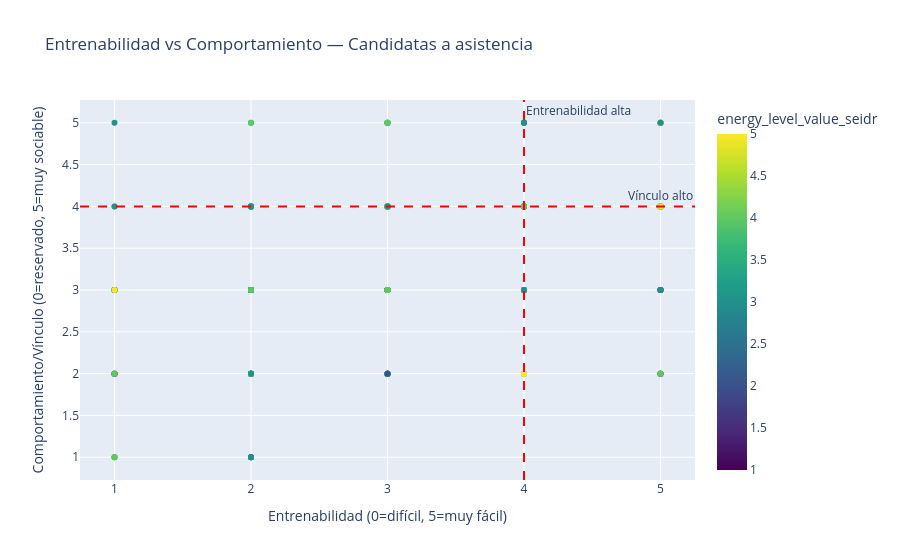

The notebook cell saved with this chart:
### Markdown cell above
## Conclusión — Distribución de energía

La mayoría de razas AKC tienen nivel de energía 3-4 (moderado-alto).
Las razas con energía 1-2 (muy tranquilas) son escasas: solo 20 razas.
Esto es relevante para perfiles con SPD, TEA o hipersensibilidad sensorial
que necesitan un compañero de baja estimulación.

### Code cell
# ============================================================
# VISUALIZACIÓN 3 — Comparativa entrenabilidad vs comportamiento
# ============================================================

# Scatter plot: relación entre entrenabilidad y comportamiento
# Cada punto es una raza — buscamos las que tienen ambos valores altos
fig3 = px.scatter(
    df,                                    # datos
    x='trainability_value_seidr',          # eje X: entrenabilidad (0-5)
    y='demeanor_value_seidr',              # eje Y: comportamiento/vínculo (0-5)
    hover_name='breed',                    # al pasar el ratón muestra el nombre de la raza
    color='energy_level_value_seidr',      # color según nivel de energía
    color_continuous_scale='Viridis',      # paleta de colores
    title='Entrenabilidad vs Comportamiento — Candidatas a asistencia',
    size_max=10                            # tamaño máximo de los puntos
)

fig3.update_layout(
    xaxis_title='Entrenabilidad (0=difícil, 5=muy fácil)',
    yaxis_title='Comportamiento/Vínculo (0=reservado, 5=muy sociable)',
)

# Añadir líneas de referencia para identificar el cuadrante ideal
fig3.add_hline(y=4, line_dash='dash', line_color='red',   # línea horizontal en y=4
               annotation_text='Vínculo alto')
fig3.add_vline(x=4, line_dash='dash', line_color='red',   # línea vertical en x=4
               annotation_text='Entrenabilidad alta')

fig3.show()  # mostrar gráfico

### Figure 1 — Plotly figure (JSON) as saved in the notebook; plotly's stock layout.template omitted (floating-point values rounded to 4 significant figures; data arrays with more than 128 entries replaced by an {"elided": "..."} marker saying what was removed)
{"data": [{"hovertemplate": "<b>%{hovertext}</b><br><br>trainability_value_seidr=%{x}<br>demeanor_value_seidr=%{y}<br>energy_level_value_seidr=%{marker.color}<extra></extra>", "hovertext": {"elided": "277 str values"}, "legendgroup": "", "marker": {"color": {"elided": "277 int values"}, "coloraxis": "coloraxis", "symbol": "circle"}, "mode": "markers", "name": "", "orientation": "v", "showlegend": false, "type": "scatter", "x": {"elided": "277 int values"}, "xaxis": "x", "y": {"elided": "277 int values"}, "yaxis": "y"}], "layout": {"annotations": [{"showarrow": false, "text": "Vínculo alto", "x": 1, "xanchor": "right", "xref": "x domain", "y": 4, "yanchor": "bottom", "yref": "y"}, {"showarrow": false, "text": "Entrenabilidad alta", "x": 4, "xanchor": "left", "xref": "x", "y": 1, "yanchor": "top", "yref": "y domain"}], "coloraxis": {"colorbar": {"title": {"text": "energy_level_value_seidr"}}, "colorscale": [[0, "#440154"], [0.1111, "#482878"], [0.2222, "#3e4989"], [0.3333, "#31688e"], [0.4444, "#26828e"], [0.5556, "#1f9e89"], [0.6667, "#35b779"], [0.7778, "#6ece58"], [0.8889, "#b5de2b"], [1, "#fde725"]]}, "legend": {"tracegroupgap": 0}, "shapes": [{"line": {"color": "red", "dash": "dash"}, "type": "line", "x0": 0, "x1": 1, "xref": "x domain", "y0": 4, "y1": 4, "yref": "y"}, {"line": {"color": "red", "dash": "dash"}, "type": "line", "x0": 4, "x1": 4, "xref": "x", "y0": 0, "y1": 1, "yref": "y domain"}], "title": {"text": "Entrenabilidad vs Comportamiento — Candidatas a asistencia"}, "xaxis": {"anchor": "y", "domain": [0, 1], "title": {"text": "Entrenabilidad (0=difícil, 5=muy fácil)"}}, "yaxis": {"anchor": "x", "domain": [0, 1], "title": {"text": "Comportamiento/Vínculo (0=reservado, 5=muy sociable)"}}}}
